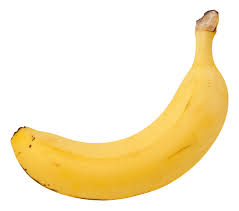
#> input picture img/banana.jpeg, 239 x 211 px
$ python 0812-perimeter.py
#> lines starting #> are read from the running program, lines starting #| are printed output that depends on the picture; after the words box and inside, x2 and y2 are one past the last pixel; in counts of white or black regions, pixels touching at a corner belong together; long printed decimals are rounded
# 0812.py
import cv2
import numpy as np

#1
src = cv2.imread('../../img/banana.jpeg')
#> src is the input picture: shape (211, 239, 3); mean B, G, R 200.8, 235.7, 249.9
gray = cv2.cvtColor(src, cv2.COLOR_BGR2GRAY)
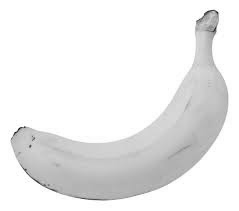
#> gray: shape (211, 239); min 17, max 255, mean 236
ret, bImg = cv2.threshold(gray, 220, 255, cv2.THRESH_BINARY_INV)
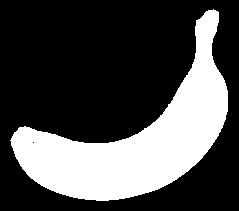
#> bImg: shape (211, 239); 29.5% white; 1 white region, box (x1, y1, x2, y2) and area: (10, 9, 228, 201) 14881
## bImg = cv2.erode(bImg, None)
bImg = cv2.dilate(bImg, None)
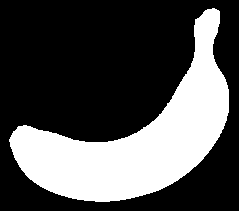
#> bImg: shape (211, 239); 31.2% white; 1 white region
## cv2.imshow('src', src)
cv2.imshow('bImg', bImg)

#2
mode = cv2.RETR_EXTERNAL
method = cv2.CHAIN_APPROX_SIMPLE
contours, hierarchy = cv2.findContours(bImg, mode, method)
#> contours = 1 contour; box (x1, y1, x2, y2) and area: (9, 8, 229, 202) 15435
print('len(contours) = ', len(contours))
#| len(contours) =  1

maxLength = 0
k = 0
for i, cnt in enumerate(contours):
	perimeter = cv2.arcLength(cnt, closed = True)
	if perimeter > maxLength:
		maxLength = perimeter
		k = i
#> this loop made 1 pass
#> (perimeter, maxLength, k) on pass 1: (736.9, 736.9, 0)
#> after the loop, k = 0; maxLength = 736.9
print('maxLength = ', maxLength)
#| maxLength =  736.926
cnt = contours[k]
#> cnt = contour of 322 points, box (x1, y1, x2, y2) (9, 8, 229, 202), area 15435
dst2 = src.copy()
cv2.drawContours(dst2, [cnt], 0, (255,0,0), 3)
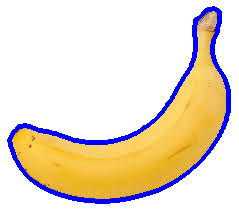
#> dst2: shape (211, 239, 3); 6.31% of pixels changed, all inside (x1, y1, x2, y2) = (7, 6, 231, 204)
cv2.imshow('dst2', dst2)

#3
area = cv2.contourArea(cnt)
#> area = 15435
print('area = ', area)
#| area =  15435.0
x,y,w,h = cv2.boundingRect(cnt)
#> x = 9; y = 8; w = 220; h = 194
dst3 = dst2.copy()
cv2.rectangle(dst3, (x,y), (x+w, y+h), (0,0,255), 2)
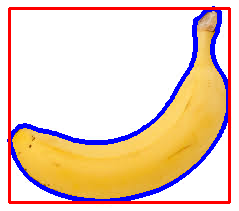
#> dst3: shape (211, 239, 3); 4.92% of pixels changed, all inside (x1, y1, x2, y2) = (8, 7, 231, 204)
cv2.imshow('dst3', dst3)

#4
rect = cv2.minAreaRect(cnt)
#> rect = ((141.9, 125.4), (251.7, 129.7), -31.81)
box = cv2.boxPoints(rect)
#> box = [[69.18, 246.9], [0.804, 136.7], [214.7, 4.01], [283, 114.2]]
box = np.int32(box)
#> box = [[69, 246], [0, 136], [214, 4], [283, 114]]
print('box = ', box)
#| box =  [[ 69 246]
#|  [  0 136]
#|  [214   4]
#|  [283 114]]
dst4 = dst2.copy()
cv2.drawContours(dst4, [box], 0, (0,0,255), 2)
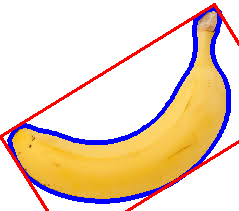
#> dst4: shape (211, 239, 3); 3.24% of pixels changed, all inside (x1, y1, x2, y2) = (0, 3, 239, 211)
cv2.imshow('dst4', dst4)

#5
(x,y),r = cv2.minEnclosingCircle(cnt)
#> x = 121.9; y = 92.38; r = 126.7
dst5 = dst2.copy()
cv2.circle(dst5, (int(x), int(y)), int(r), (0,0,255), 2)
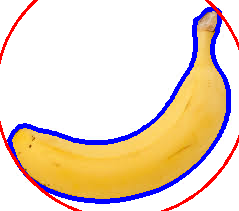
#> dst5: shape (211, 239, 3); 2.18% of pixels changed, all inside (x1, y1, x2, y2) = (0, 0, 239, 211)
cv2.imshow('dst5', dst5)

cv2.waitKey(0)
cv2.destroyAllWindows()

$ run again, with img/hand.jpeg copied over img/banana.jpeg
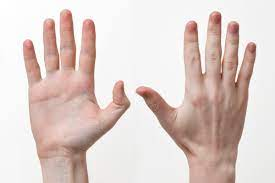
#> input picture img/hand.jpeg, 275 x 183 px
#> src is the input picture: shape (183, 275, 3); mean B, G, R 202.1, 207.1, 222.8
#> `bImg = cv2.dilate(bImg, None)`:
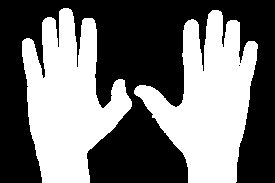
#> bImg: shape (183, 275); 44.9% white; 2 white regions
#> contours = 2 contours; box (x1, y1, x2, y2) and area: (134, 10, 258, 183) 10954, (22, 8, 132, 183) 10914
#| len(contours) =  2
#> the loop `for i, cnt in enumerate(contours):` made 2 passes
#> (perimeter, maxLength, k) on passes 1 to 2: (752.9, 752.9, 0), (791.2, 791.2, 1)
#> after the loop `for i, cnt in enumerate(contours):`: k = 1; maxLength = 791.2
#| maxLength =  791.203
#> cnt = contour of 202 points, box (x1, y1, x2, y2) (22, 8, 132, 183), area 10914
#> dst2: shape (183, 275, 3); 6.78% of pixels changed, all inside (x1, y1, x2, y2) = (20, 6, 134, 183)
#> area = 10914.5
#| area =  10914.5
#> `x,y,w,h = cv2.boundingRect(cnt)`: x = 22; y = 8; w = 110; h = 175
#> dst3: shape (183, 275, 3); mean B, G, R 198.1, 186.4, 208.6
#> rect = ((78.13, 94.79), (104, 175.7), -5.71)
#> `box = cv2.boxPoints(rect)`: box = [[35.14, 187.4], [17.65, 12.53], [121.1, 2.19], [138.6, 177]]
#> `box = np.int32(box)`: box = [[35, 187], [17, 12], [121, 2], [138, 177]]
#| box =  [[ 35 187]
#|  [ 17  12]
#|  [121   2]
#|  [138 177]]
#> dst4: shape (183, 275, 3); mean B, G, R 197.9, 187, 209.3
#> `(x,y),r = cv2.minEnclosingCircle(cnt)`: x = 65.5; y = 96.57; r = 88.6
#> `cv2.circle(dst5, (int(x), int(y)), int(r), (0,0,255), 2)`:
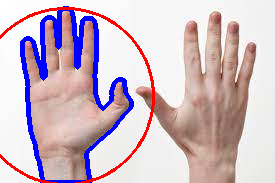
#> dst5: shape (183, 275, 3); mean B, G, R 199.9, 187.7, 208.1
